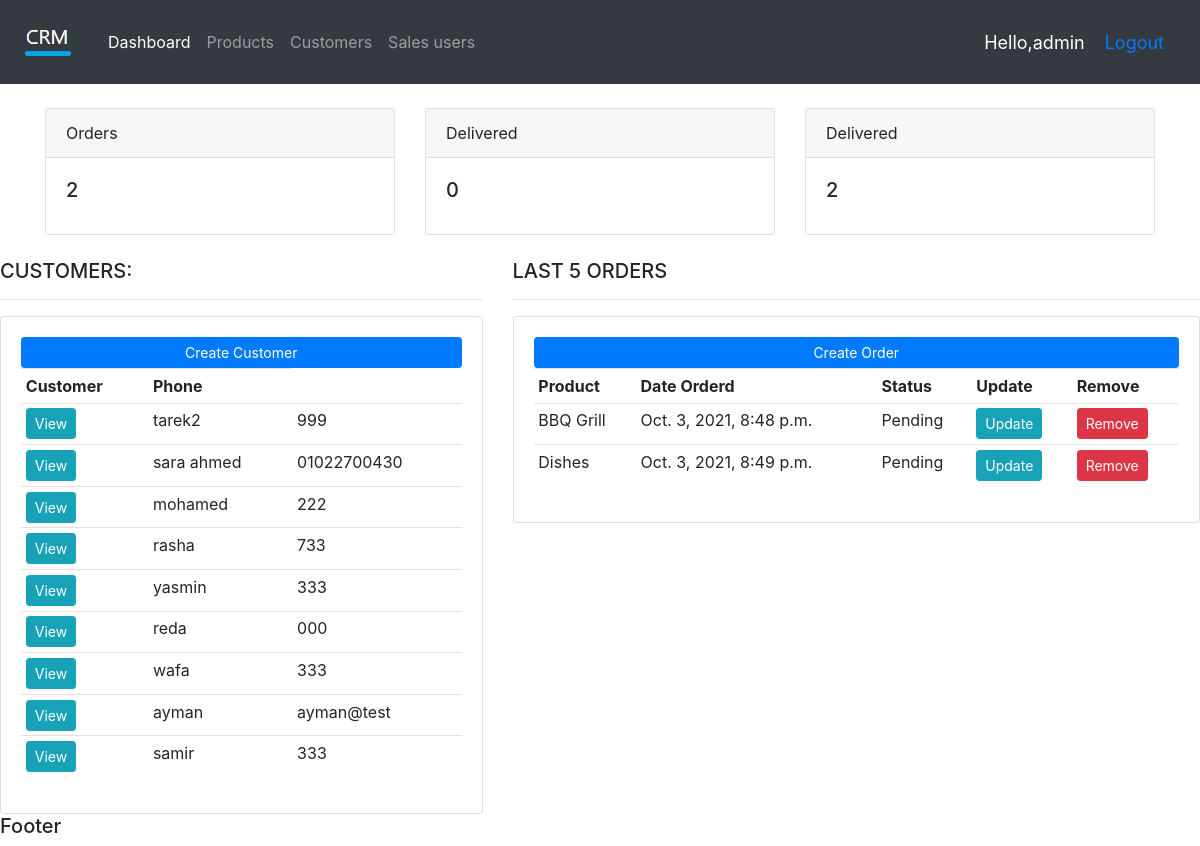
The app's page / (signed in), older data.
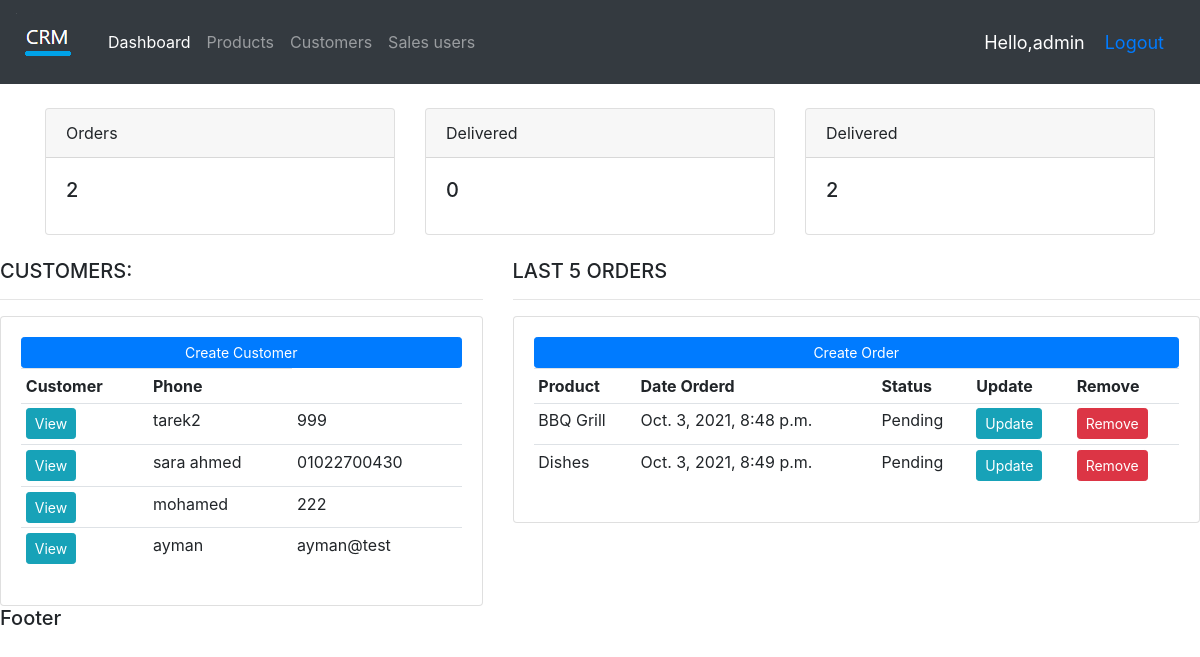
The same page, newer data.
### accounts/models.py (models this page shows, shortened)
class Customer(models.Model):
    name = models.CharField(max_length=200)
    phone = models.CharField(max_length=200)
    email = models.CharField(max_length=200)
    date_created = models.DateTimeField(auto_now_add=True,null=True)

class Order(models.Model):
    STATUS=(
        ('Pending','Pending'),
        ('Out for delivery','Out for delivery'),
        ('Delivered','Delivered'),
    )
    customer = models.ForeignKey(Customer,null=True,on_delete=models.SET_NULL)
    product = models.ForeignKey(Product,null=True,on_delete=models.SET_NULL)
    date_created = models.DateTimeField(auto_now_add=True,null=True)
    status=models.CharField(max_length=200,null=True,choices=STATUS)

class Product(models.Model):
    CATEGORY=(
        ('In door','In door'),
        ('Out door','Out door'),
    )
    name=models.CharField(max_length=200,null=True)
    price=models.FloatField(null=True)
    category=models.CharField(max_length=200,null=True,choices=CATEGORY)
    description=models.CharField(max_length=200,null=True,blank=True)
    date_created = models.DateTimeField(auto_now_add=True,null=True)
    tags = models.ManyToManyField(Tag)
    def __str__(self):
        return self.name

### accounts/views.py (the view)
# urls.py: path('', views.home,name="home"),
@login_required(login_url='login')
def home(request):
    orders=Order.objects.all()
    customers=Customer.objects.all()
    total_customers=customers.count()
    total_orders=orders.count()
    total_delivered=orders.filter(status='Delivered').count()
    total_pending=orders.filter(status='Pending').count()
    context={'orders':orders,'customers':customers,'total_customers':total_customers,'total_orders':total_orders,'total_delivered':total_delivered,'total_pending':total_pending}
    return render(request,'accounts/dashboard.html',context)

### accounts/templates/accounts/dashboard.html (shortened to what this page needs)
{%  extends 'accounts/main.html' %}
	{% block content %}
	{%  include 'accounts/status.html' %}
	<div class="row">
		<div class="col-md-5">
			<h5>CUSTOMERS:</h5>
			<hr>
			<div class="card card-body">
				<a class="btn btn-primary  btn-sm btn-block" href="{% url 'create_customer' %}">Create Customer</a>
				<table class="table table-sm">
					<tr>
						<th>Customer</th>
						<th>Phone</th>
					</tr>
					{% for customer in customers %}
					<tr>
						<td><a class="btn btn-sm btn-info" href="{% url 'update_customer' customer.id %}">View</a></td>
						<td>{{customer.name}}</td>
						<td>{{customer.phone}}</td>
					</tr>
					{% endfor %}
				</table>
			</div>
		</div>
		<div class="col-md-7">
			<h5>LAST 5 ORDERS</h5>
			<hr>
			<div class="card card-body">
				<a class="btn btn-primary  btn-sm btn-block" href="{% url 'create_order' %}">Create Order</a>
				<table class="table table-sm">
					<tr>
						<th>Product</th>
						<th>Date Orderd</th>
						<th>Status</th>
						<th>Update</th>
						<th>Remove</th>
					</tr>
					{% for order in orders %}
					<tr>
						<td>{{order.product}}</td>
						<td>{{order.date_created}}</td>
						<td>{{order.status}}</td>
						<td><a class="btn btn-sm btn-info" href="{% url 'update_order' order.id %}">Update</a></td>
						<td><a class="btn btn-sm btn-danger" href="{% url 'delete_order' order.id %}">Remove</a></td>
					</tr>
					{% endfor %}
				</table>
			</div>
		</div>
	</div>
{% endblock %}

Row changes from the older to the newer data that the page shows:
removed Customer: name "rasha", phone "733"
removed Customer: name "yasmin", phone "333"
removed Customer: name "reda", phone "000"
removed Customer: name "wafa", phone "333"
removed Customer: name "samir", phone "333"
